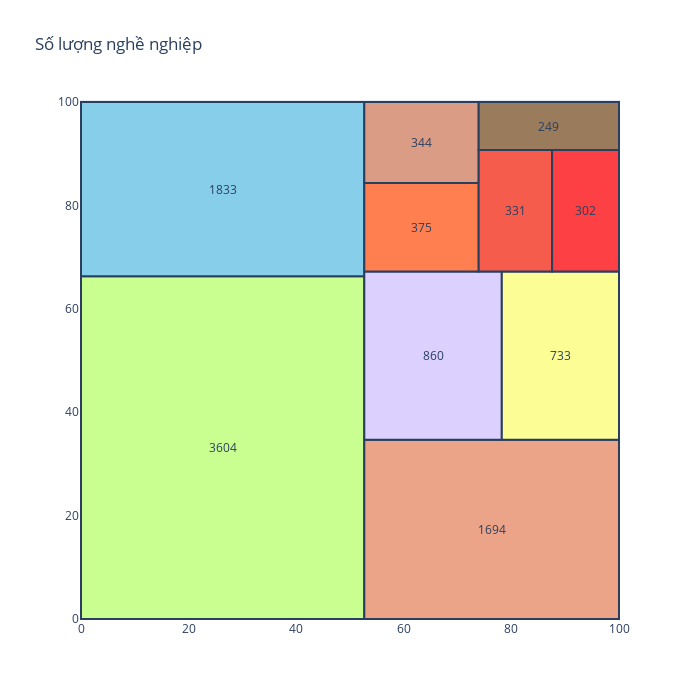

The notebook cell saved with this chart:
### Code cell
import squarify
df = df.drop(df.loc[df["balance"] == 0].index)


x = 0
y = 0
width = 100
height = 100

job_names = df['job'].value_counts().index
values = df['job'].value_counts().tolist()

normed = squarify.normalize_sizes(values, width, height)
rects = squarify.squarify(normed, x, y, width, height)

colors = ['rgb(200, 255, 144)','rgb(135, 206, 235)',
          'rgb(235, 164, 135)','rgb(220, 208, 255)',
          'rgb(253, 253, 150)','rgb(255, 127, 80)', 
         'rgb(218, 156, 133)', 'rgb(245, 92, 76)',
         'rgb(252,64,68)', 'rgb(154,123,91)']

shapes = []
annotations = []
counter = 0

for r in rects:
    shapes.append(
        dict(
            type = 'rect',
            x0 = r['x'],
            y0 = r['y'],
            x1 = r['x'] + r['dx'],
            y1 = r['y'] + r['dy'],
            line = dict(width=2),
            fillcolor = colors[counter]
        )
    )
    annotations.append(
        dict(
            x = r['x']+(r['dx']/2),
            y = r['y']+(r['dy']/2),
            text = values[counter],
            showarrow = False
        )
    )
    counter = counter + 1
    if counter >= len(colors):
        counter = 0
    
# For hover text
trace0 = go.Scatter(
    x = [ r['x']+(r['dx']/2) for r in rects],
    y = [ r['y']+(r['dy']/2) for r in rects],
    text = [ str(v) for v in job_names],
    mode='text',
)

layout = dict(
    title='Số lượng nghề nghiệp</i>',
    height=700, 
    width=700,
    xaxis=dict(showgrid=False,zeroline=False),
    yaxis=dict(showgrid=False,zeroline=False),
    shapes=shapes,
    annotations=annotations,
    hovermode='closest'
)

# With hovertext
figure = dict(data=[trace0], layout=layout)

iplot(figure, filename='squarify-treemap')

### Figure 1 — Plotly figure (JSON) as saved in the notebook; plotly's stock layout.template omitted (floating-point values rounded to 4 significant figures)
{"data": [{"mode": "text", "text": ["management", "blue-collar", "technician", "services", "retired", "self-employed", "student", "unemployed", "entrepreneur", "housemaid"], "type": "scatter", "x": [26.33, 26.33, 76.33, 65.44, 89.11, 63.29, 63.29, 80.74, 93.78, 86.96], "y": [33.14, 83.14, 17.33, 50.95, 50.95, 75.79, 92.16, 79.0, 79.0, 95.38]}], "layout": {"annotations": [{"showarrow": false, "text": "3604", "x": 26.33, "y": 33.14}, {"showarrow": false, "text": "1833", "x": 26.33, "y": 83.14}, {"showarrow": false, "text": "1694", "x": 76.33, "y": 17.33}, {"showarrow": false, "text": "860", "x": 65.44, "y": 50.95}, {"showarrow": false, "text": "733", "x": 89.11, "y": 50.95}, {"showarrow": false, "text": "375", "x": 63.29, "y": 75.79}, {"showarrow": false, "text": "344", "x": 63.29, "y": 92.16}, {"showarrow": false, "text": "331", "x": 80.74, "y": 79.0}, {"showarrow": false, "text": "302", "x": 93.78, "y": 79.0}, {"showarrow": false, "text": "249", "x": 86.96, "y": 95.38}], "height": 700, "hovermode": "closest", "shapes": [{"fillcolor": "rgb(200, 255, 144)", "line": {"width": 2}, "type": "rect", "x0": 0, "x1": 52.66, "y0": 0, "y1": 66.29}, {"fillcolor": "rgb(135, 206, 235)", "line": {"width": 2}, "type": "rect", "x0": 0, "x1": 52.66, "y0": 66.29, "y1": 100}, {"fillcolor": "rgb(235, 164, 135)", "line": {"width": 2}, "type": "rect", "x0": 52.66, "x1": 100, "y0": 0, "y1": 34.66}, {"fillcolor": "rgb(220, 208, 255)", "line": {"width": 2}, "type": "rect", "x0": 52.66, "x1": 78.22, "y0": 34.66, "y1": 67.25}, {"fillcolor": "rgb(253, 253, 150)", "line": {"width": 2}, "type": "rect", "x0": 78.22, "x1": 100, "y0": 34.66, "y1": 67.25}, {"fillcolor": "rgb(255, 127, 80)", "line": {"width": 2}, "type": "rect", "x0": 52.66, "x1": 73.92, "y0": 67.25, "y1": 84.33}, {"fillcolor": "rgb(218, 156, 133)", "line": {"width": 2}, "type": "rect", "x0": 52.66, "x1": 73.92, "y0": 84.33, "y1": 100.0}, {"fillcolor": "rgb(245, 92, 76)", "line": {"width": 2}, "type": "rect", "x0": 73.92, "x1": 87.56, "y0": 67.25, "y1": 90.75}, {"fillcolor": "rgb(252,64,68)", "line": {"width": 2}, "type": "rect", "x0": 87.56, "x1": 100, "y0": 67.25, "y1": 90.75}, {"fillcolor": "rgb(154,123,91)", "line": {"width": 2}, "type": "rect", "x0": 73.92, "x1": 100.0, "y0": 90.75, "y1": 100}], "title": {"text": "Số lượng nghề nghiệp</i>"}, "width": 700, "xaxis": {"showgrid": false, "zeroline": false}, "yaxis": {"showgrid": false, "zeroline": false}}}
